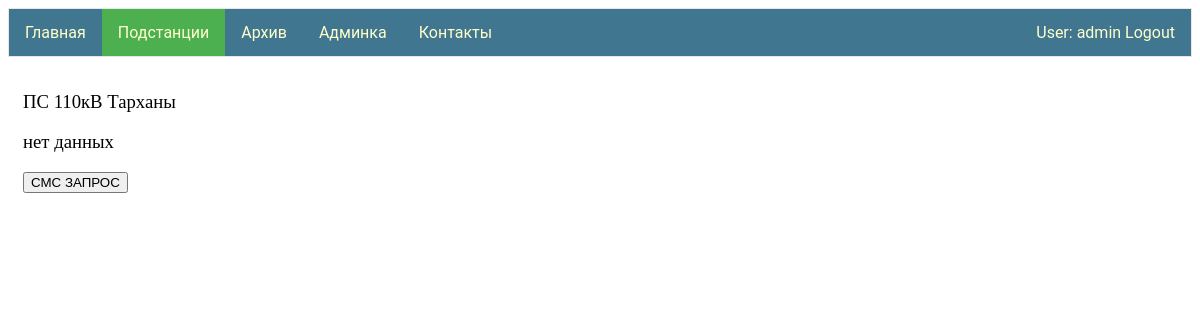
Page /ps/ПС 110кВ Тарханы/ (signed in) on the earlier database version.
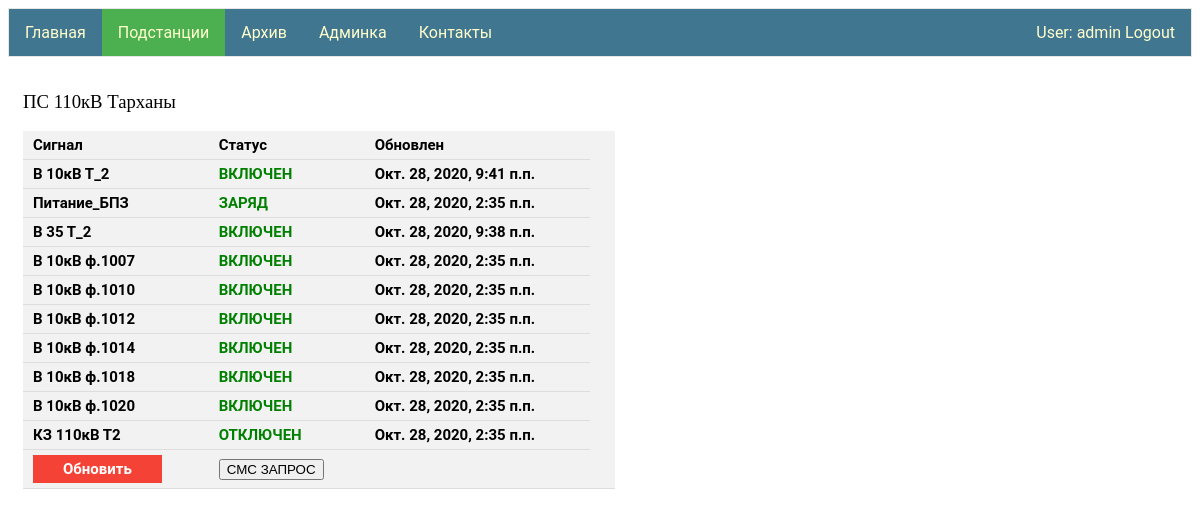
Same page on the later database version.
### signal_PS/models.py (models this page shows)
class Signal(models.Model):
    type = models.ForeignKey(Signal_type, on_delete=models.CASCADE)
    voltage = models.ForeignKey(Voltage,null=True,blank=True, on_delete=models.SET_NULL)
    name = models.CharField(max_length=50,blank=True)
    status = models.ForeignKey(Signal_status, on_delete=models.CASCADE)
    ps = models.ForeignKey(Ps, on_delete=models.CASCADE)
    date_up = models.DateTimeField()

class Signal_type(models.Model):
    type = models.CharField(max_length=12, primary_key=True)
    inversion = models.BooleanField()

class Voltage(models.Model):
    value = models.CharField(max_length=10, primary_key=True)

class Signal_status(models.Model):
    status = models.CharField(max_length=30, primary_key=True)
    boolean_status = models.BooleanField()

### signal_PS/views.py (the view)
# urls.py: path('<str:name_ps>/', views.views_ps),
@login_required
def views_ps(request, name_ps):
    signals = get_signals_of_ps(name_ps)
    sms_request = SmsRequest()
    status = ""
    if request.method == "POST":
        number_ps = get_ps_tel_number(name_ps)
        sms_request.set_sending_status(number_ps)
        status = ">>> отправлено"
    data = {"signals": signals, "name": name_ps, "status": status}
    return render(request, "PS.html", context=data)

### signal_PS/templates/PS.html (shortened to what this page needs)
{% extends "base.html" %}
{% block li2 %}<a class="active" href="/ps">Подстанции</a>{% endblock li2 %}
{% block logic1 %}
<div class="column">
    <h3 style="font-family:verdana;"> {{name}} </h3>
 {% if signals.count > 0 %}
    <table >
      <tr><th>Сигнал</th><th>Статус</th><th>Обновлен</th></tr>
        {% for  signal in signals %}
            <tr><th>{{ signal.type.type }} {{ signal.voltage.value }} {{ signal.name }} </th>
                {% if signal.type.inversion == signal.status.boolean_status %}
                <th style="color:Red;">{{ signal.status.status }}</th>
                {% else %}
                <th style="color:Green;">{{ signal.status.status }}</th>
                {% endif %}
            <th> {{ signal.date_up }} </th></tr>
        {% endfor %}
    <tr><th><a id="para1" href="/ps/{{name}}">Обновить</a></th><th><form  method="POST">
        <input type="submit" value="СМС ЗАПРОС"></form></th><th style="color:MediumSeaGreen;">{{status}}</th><th><tr>
    </table>
    {% else %}
        <h3 style="font-family:verdana;"> нет данных </h3>
        <form  method="POST"><input type="submit" value="СМС ЗАПРОС"></form>
 {% endif %}
    </div>
{% endblock logic1 %}

### my_app/templates/base.html (shortened to what this page needs)
<!DOCTYPE html>
{% load staticfiles %}
<html>
<head>
   <link rel="stylesheet" href={% static "css/styles.css" %} />
</head>
<body>
    {% if user.is_authenticated %}
        <ul>
            <li>{% block li1 %}<a href="/">Главная</a>{% endblock li1 %}</li>
            <li>{% block li2 %}<a href="/ps">Подстанции</a>{% endblock li2 %}</li>
            <li>{% block li5 %}<a href="/archive">Архив</a>{% endblock li5 %}</li>
            {% if perms.my_app.staff %}
                <li>{% block li4 %}<a href="admin/" target="_blank">Админка</a>{% endblock li4 %}</li>
            {% endif %}
                <li style="float:right"><a  href="{% url 'logout'%}?next={{request.path}}">User: {{ user.get_username }} Logout</a></li>
            {% else %}
                <li style="float:right"><a href="{% url 'login'%}?next={{request.path}}">Login</a></li>
            {% endif %}
             <li>{% block li3 %}<a href="/contacts">Контакты</a>{% endblock li3 %}</li>
        </ul>
  {% block logic1 %}{% endblock logic1 %}
</body>
</html>

### my_app/static/css/styles.css (style rules this page uses)
ul { font-family: "Roboto","Lucida Grande","DejaVu Sans","Bitstream Vera Sans",Verdana,Arial,sans-serif; list-style-type: none; margin: 0; padding: 0; overflow: hidden; border: 1px solid #e7e7e7; background-color: #417690; }
#para1 { background-color: #f44336; color: white; padding: 5px 30px; text-align: center; text-decoration: none; display: inline-block; }
li { float: left; }
li a { display: block; color: #ffc; text-align: center; padding: 14px 16px; text-decoration: none; }
h3 { font-family: 'Roboto'; src: url('../fonts/Roboto-Bold-webfont.woff'); font-weight: 500; text-align: center; }
.active { background-color: #4CAF50; }

### signal_PS/templates/PS.html (style rules this page uses)
.column { float: left; width: 50%; padding: 15px; }
h3 { text-align: left; }
table { border-collapse: collapse; width: 100%; background-color: #f2f2f2; }
th, td { font-family: 'Roboto'; src: url('../fonts/Roboto-Bold-webfont.woff'); padding: 5px 10px; text-align: left; border-bottom: 1px solid #ddd; font-size: 15px }

Differences in the rows shown:
added Signal: type.type "В", voltage.value "10кВ", name "Т_2", status.status "ВКЛЮЧЕН", date_up "Окт. 28, 2020, 9:41 п.п."
added Signal: type.type "Питание_БПЗ", status.status "ЗАРЯД", date_up "Окт. 28, 2020, 2:35 п.п."
added Signal: type.type "В", voltage.value "35", name "Т_2", status.status "ВКЛЮЧЕН", date_up "Окт. 28, 2020, 9:38 п.п."
added Signal: type.type "В", voltage.value "10кВ", name "ф.1007", status.status "ВКЛЮЧЕН", date_up "Окт. 28, 2020, 2:35 п.п."
added Signal: type.type "В", voltage.value "10кВ", name "ф.1010", status.status "ВКЛЮЧЕН", date_up "Окт. 28, 2020, 2:35 п.п."
added Signal: type.type "В", voltage.value "10кВ", name "ф.1012", status.status "ВКЛЮЧЕН", date_up "Окт. 28, 2020, 2:35 п.п."
added Signal: type.type "В", voltage.value "10кВ", name "ф.1014", status.status "ВКЛЮЧЕН", date_up "Окт. 28, 2020, 2:35 п.п."
added Signal: type.type "В", voltage.value "10кВ", name "ф.1018", status.status "ВКЛЮЧЕН", date_up "Окт. 28, 2020, 2:35 п.п."
added Signal: type.type "В", voltage.value "10кВ", name "ф.1020", status.status "ВКЛЮЧЕН", date_up "Окт. 28, 2020, 2:35 п.п."
added Signal: type.type "КЗ", voltage.value "110кВ", name "Т2", status.status "ОТКЛЮЧЕН", date_up "Окт. 28, 2020, 2:35 п.п."
Other differences:
form field value: (not shown) → "СМС ЗАПРОС"
form field value: "СМС ЗАПРОС" → (not shown)
text no longer shown: "нет данных"
text now shown: "Сигнал Статус Обновлен Обновить"
